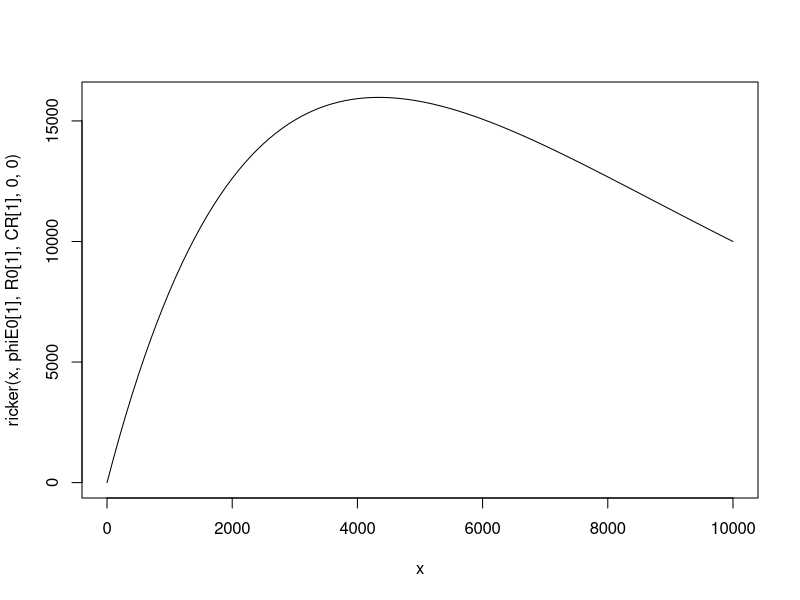
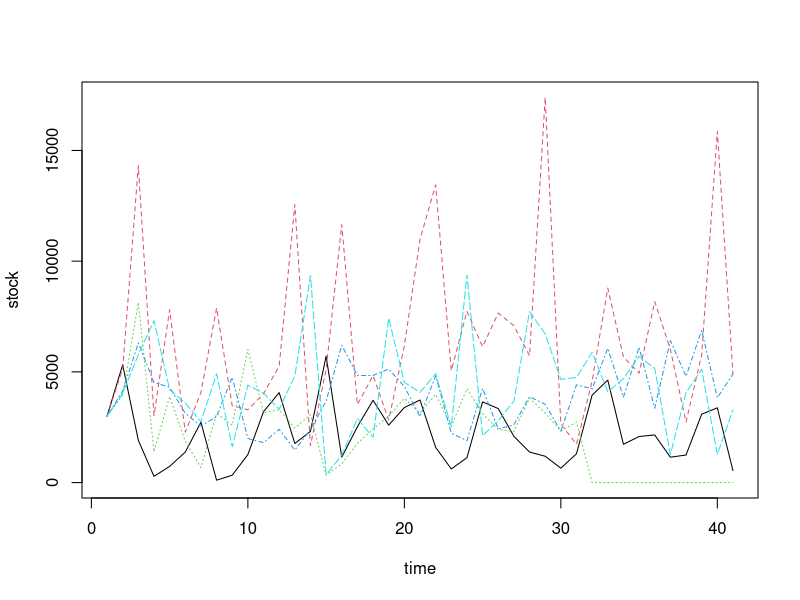
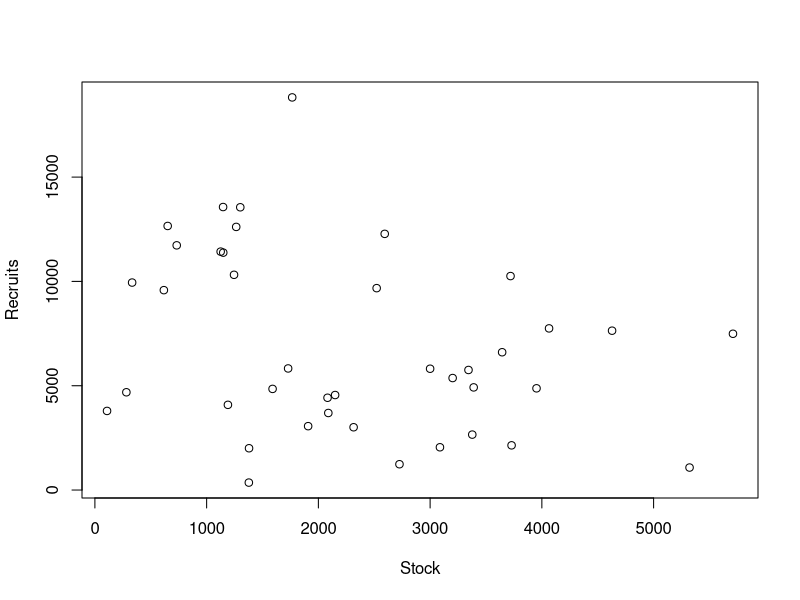
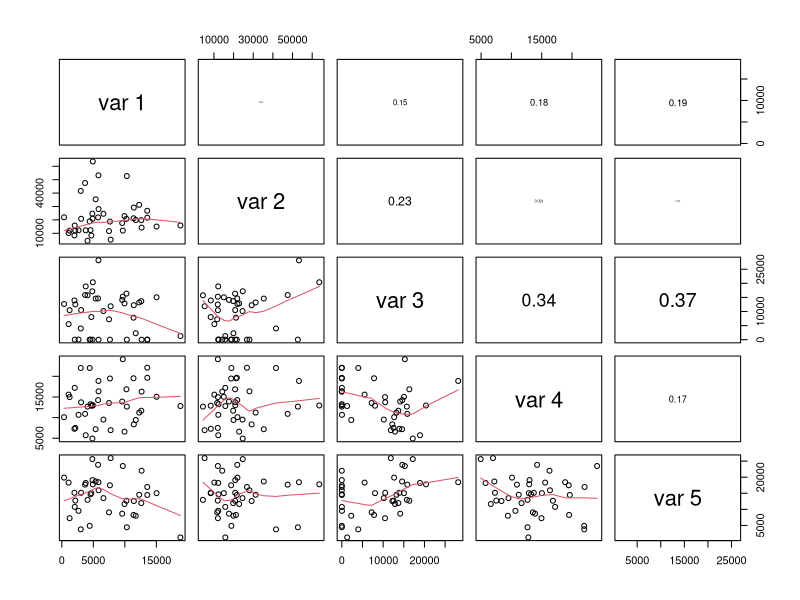
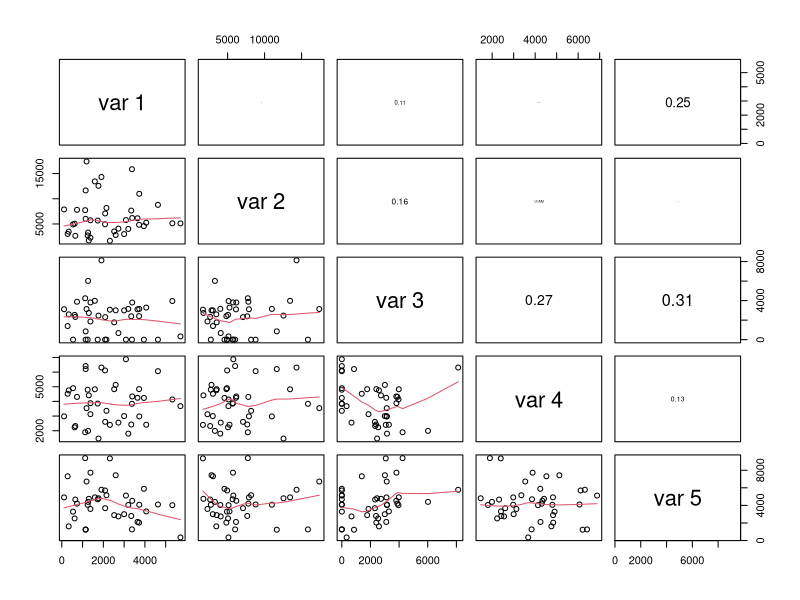
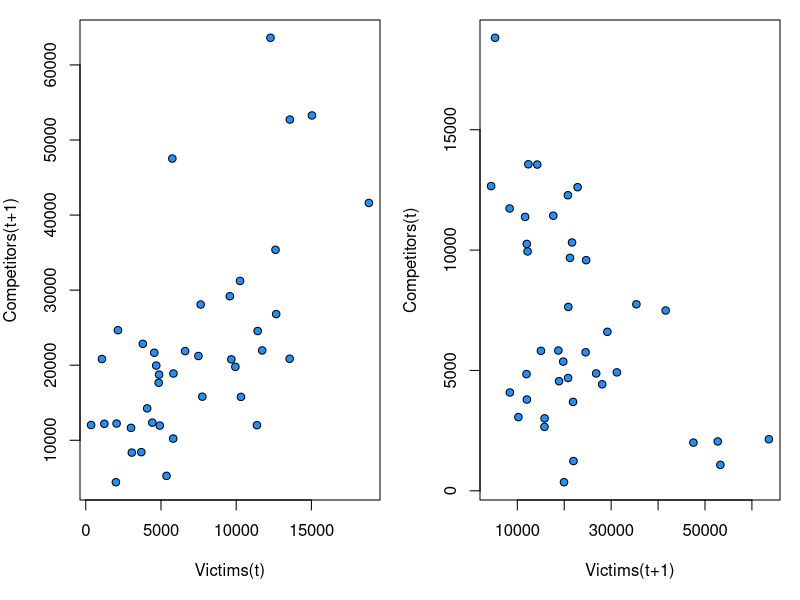
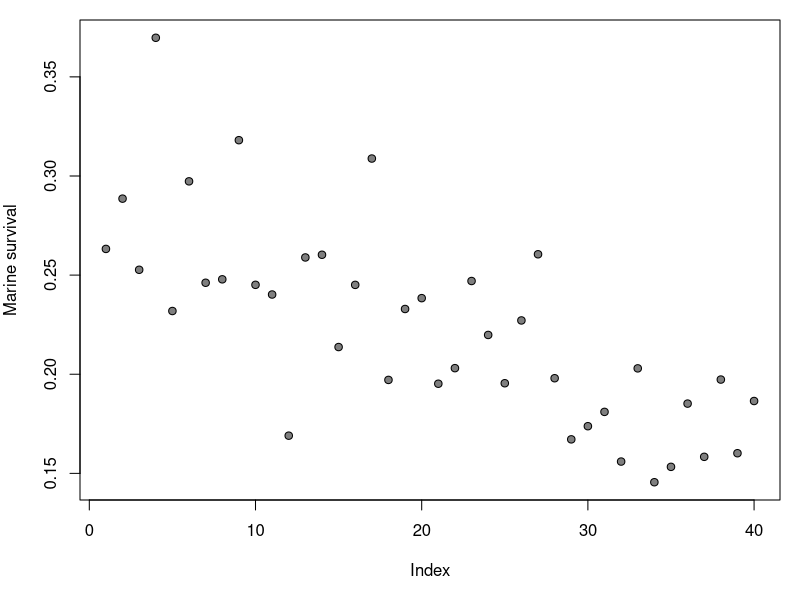

Write R code to recreate these figures, in order.
rm(list=ls(all=T))

get_beta <- function(mean,cv) #function that returns the alpha and beta shape parameters of a beta distribution, based on the mean and variation of a given beta distribution
{
  sd <- mean*cv
  alpha <- -((mean*(mean^2+sd^2-mean))/sd^2)
  beta <- alpha/mean-alpha
  return(list(alpha=alpha,beta=beta))
}

panel.cor <- function(x, y, digits = 2, prefix = "", cex.cor, ...)
{
  usr <- par("usr"); on.exit(par(usr))
  par(usr = c(0, 1, 0, 1))
  r <- abs(cor(x, y))
  txt <- format(c(r, 0.123456789), digits = digits)[1]
  txt <- paste0(prefix, txt)
  if(missing(cex.cor)) cex.cor <- 0.8/strwidth(txt)
  text(0.5, 0.5, txt, cex = cex.cor * r)
}

ricker <- function(stock,phiE0,R0,CR,beta,comp)
{
  a <- CR/phiE0
  b <- log(CR)/((R0+sum(beta*comp))*phiE0)
  recruits <- a*stock*exp(-b*stock)
  return(recruits)
}

ricker_lin <- function(stock,a,b,alpha,beta,comp,t)
{
  la_t <- log(a)+alpha*t
  b_t <- b+sum(beta*comp)
  recruits <- exp(la_t)*stock*exp(-b_t*stock)
  return(recruits)
}

Nspecies <- 5
Nyears <- 40

recCV <- rep(0.4,Nspecies)
phiE0 <- rep(1,Nspecies) # equilibrium eggs per recruit
R0 <- rep(1e4,Nspecies) # equilibrium recruitment
CR <- c(10,10,10,10,10) # recruitment compensation ratio for Ricker (Forrest et al. 2010 CJFAS)
mSurv <- rep(0.3,Nspecies)
mInits <- 1/(1+exp(log((1-mSurv)/(mSurv))))
mar.CV <- rep(0.15,Nspecies)

a <- CR/phiE0
b <- log(CR)/(R0*phiE0)

alpha <- c(0,0,0,-5e-2,-1e-1) # slope in alpha through time
alpha <- c(0,0,0,0,0) # slope in alpha through time
marTrend <- c(0,0,2e-2,0,0) # trend in 

curve(ricker(x,phiE0[1],R0[1],CR[1],0,0),from=0,to=R0[1])


competition <- matrix(0,nrow=Nspecies,ncol=Nspecies,byrow=T,dimnames=list("victims"=1:Nspecies,"competitors"=1:Nspecies))
competition[1,2] <- 1
competition[2,1] <- -1
competition[4,3] <- 0
diag(competition) <- 0

competition <- competition
beta <- competition*1e-8 # scale competition coefficients for b

stock <- matrix(NA,ncol=Nspecies,nrow=Nyears+1)
recruits <- matrix(NA,ncol=Nspecies,nrow=Nyears+1)

stock[1,] <- R0*mSurv
recruits[1,] <- sapply(1:Nspecies,function(x){ricker_lin("stock"=stock[1,x],"a"=a[x],"b"=b[x],"alpha"=0,"beta"=rep(0,Nspecies),"comp"=rep(1,Nspecies),"t"=1)})

for(i in 2:(Nyears+1))
{
  # do logistic regression on marine survival
  shape <- get_beta(1/(1+exp(-log((mSurv)/(1-mSurv)) + marTrend*(i-1))),mar.CV)
  mSurv.noise <- rbeta(Nspecies,shape$alpha,shape$beta)
  stock[i,] <- recruits[i-1,]*mSurv.noise
  #mnRec <- sapply(1:Nspecies,function(x){ricker("stock"=stock[i,x],"phiE0"=phiE0[x],"R0"=R0[x],"CR"=CR[x],"beta"=competition[x,],"comp"=recruits[i-1,])})
  
  mnRec <- sapply(1:Nspecies,function(x){ricker_lin("stock"=stock[i,x],"a"=a[x],"b"=b[x],"alpha"=alpha[x],"beta"=beta[x,],"comp"=recruits[i-1,],"t"=i)})
  
  recruits[i,] <- pmax(0.1,rnorm(Nspecies,mean=mnRec,sd=mnRec*recCV))
}

species <- 2
c(R0[species],R0[species]+sum(competition[species,]*stock[i,]))

matplot(1:(Nyears+1),stock,type="l",xlab="time")
plot(stock[1:Nyears,1],recruits[2:(Nyears+1),1],xlab="Stock",ylab="Recruits")

pairs(recruits,upper.panel=panel.cor,lower.panel=panel.smooth)
pairs(stock,upper.panel=panel.cor,lower.panel=panel.smooth)

layout(matrix(1:2,ncol=2))
par(mar=c(5,4,1,1))
plot(recruits[1:Nyears,1],recruits[2:(Nyears+1),2],xlab="Victims(t)",ylab="Competitors(t+1)",pch=21,bg="dodgerblue")
plot(recruits[1:Nyears,2],recruits[2:(Nyears+1),1],ylab="Competitors(t)",xlab="Victims(t+1)",pch=21,bg="dodgerblue")

layout(matrix(1))
plot(stock[2:(Nyears+1),3]/recruits[1:Nyears,3],ylab="Marine survival",pch=21,bg="grey50")

# model degrees of freedom
df <- sum(length(a),length(b),length(alpha),length(beta)-length(diag(beta)),length(mSurv),Nspecies) # number of parameters including variance terms
length(recruits)/df

stockRec <- list("stock"=stock,"recruits"=recruits,"Nyears"=nrow(recruits),"Nspecies"=ncol(recruits))

saveRDS(stockRec,"stockRec.rds")
